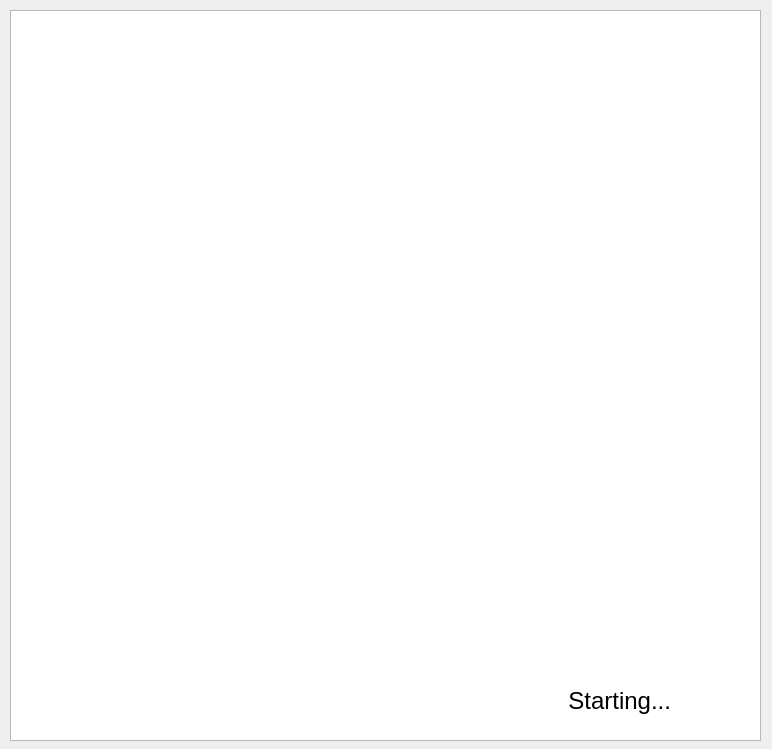
<?xml version="1.0" encoding="UTF-8"?>
<ui version="4.0">
 <class>btParticleShow</class>
 <widget class="QMainWindow" name="btParticleShow">
  <property name="geometry">
   <rect>
    <x>0</x>
    <y>0</y>
    <width>772</width>
    <height>749</height>
   </rect>
  </property>
  <property name="sizePolicy">
   <sizepolicy hsizetype="Fixed" vsizetype="Fixed">
    <horstretch>0</horstretch>
    <verstretch>0</verstretch>
   </sizepolicy>
  </property>
  <property name="maximumSize">
   <size>
    <width>975</width>
    <height>749</height>
   </size>
  </property>
  <property name="mouseTracking">
   <bool>true</bool>
  </property>
  <property name="windowTitle">
   <string>Particle Filter for Sensor-Beacon Pair</string>
  </property>
  <widget class="QWidget" name="centralwidget">
   <widget class="QGraphicsView" name="imageView">
    <property name="geometry">
     <rect>
      <x>10</x>
      <y>10</y>
      <width>751</width>
      <height>731</height>
     </rect>
    </property>
    <property name="sizePolicy">
     <sizepolicy hsizetype="Fixed" vsizetype="Fixed">
      <horstretch>0</horstretch>
      <verstretch>0</verstretch>
     </sizepolicy>
    </property>
    <property name="font">
     <font>
      <pointsize>8</pointsize>
      <kerning>false</kerning>
     </font>
    </property>
    <property name="cursor" stdset="0">
     <cursorShape>CrossCursor</cursorShape>
    </property>
    <property name="frameShadow">
     <enum>QFrame::Sunken</enum>
    </property>
    <property name="verticalScrollBarPolicy">
     <enum>Qt::ScrollBarAlwaysOff</enum>
    </property>
    <property name="horizontalScrollBarPolicy">
     <enum>Qt::ScrollBarAlwaysOff</enum>
    </property>
    <property name="sizeAdjustPolicy">
     <enum>QAbstractScrollArea::AdjustToContentsOnFirstShow</enum>
    </property>
    <property name="alignment">
     <set>Qt::AlignCenter</set>
    </property>
    <property name="transformationAnchor">
     <enum>QGraphicsView::NoAnchor</enum>
    </property>
    <property name="viewportUpdateMode">
     <enum>QGraphicsView::MinimalViewportUpdate</enum>
    </property>
   </widget>
   <widget class="QLabel" name="info">
    <property name="geometry">
     <rect>
      <x>120</x>
      <y>680</y>
      <width>551</width>
      <height>41</height>
     </rect>
    </property>
    <property name="font">
     <font>
      <pointsize>18</pointsize>
     </font>
    </property>
    <property name="text">
     <string>Starting...</string>
    </property>
    <property name="alignment">
     <set>Qt::AlignRight|Qt::AlignTrailing|Qt::AlignVCenter</set>
    </property>
   </widget>
  </widget>
  <action name="actionRead_HST_File">
   <property name="text">
    <string>&amp;Read HST File</string>
   </property>
  </action>
  <action name="actionRead_Directory">
   <property name="text">
    <string>Read &amp;Directory</string>
   </property>
  </action>
  <action name="actionRead_Files">
   <property name="text">
    <string>Read &amp;MBD Files</string>
   </property>
  </action>
  <action name="actionExport_HST_File">
   <property name="text">
    <string>&amp;Export HST File</string>
   </property>
  </action>
  <action name="actionClear_Image">
   <property name="text">
    <string>&amp;Clear Image</string>
   </property>
  </action>
  <action name="actionLoad_Parameters">
   <property name="text">
    <string>Load Parameters</string>
   </property>
  </action>
  <action name="actionLoad_Conversion">
   <property name="text">
    <string>Load Conversion</string>
   </property>
  </action>
  <action name="actionClear_Beacons">
   <property name="text">
    <string>Clear Beacons</string>
   </property>
  </action>
  <action name="actionLoadBeacons">
   <property name="text">
    <string>&amp;Load</string>
   </property>
  </action>
  <action name="actionSaveBeacons">
   <property name="text">
    <string>&amp;Save</string>
   </property>
  </action>
  <action name="actionLoadImage">
   <property name="text">
    <string>&amp;Load</string>
   </property>
  </action>
  <action name="actionClearImage">
   <property name="text">
    <string>&amp;Clear</string>
   </property>
  </action>
  <action name="actionSaveParams">
   <property name="text">
    <string>&amp;Save</string>
   </property>
  </action>
  <action name="actionLoadParams">
   <property name="text">
    <string>&amp;Load</string>
   </property>
  </action>
  <action name="actionLoadConversion">
   <property name="text">
    <string>&amp;Load</string>
   </property>
  </action>
  <action name="actionClearConversion">
   <property name="text">
    <string>&amp;Clear</string>
   </property>
  </action>
  <action name="actionSaveConversion">
   <property name="text">
    <string>&amp;Save</string>
   </property>
  </action>
  <action name="actionRead_Trajectory">
   <property name="text">
    <string>Read Trajectory</string>
   </property>
  </action>
  <action name="actionReadTrajectory">
   <property name="text">
    <string>&amp;Read Trajectory File</string>
   </property>
  </action>
  <action name="actionOverlayTrajectory">
   <property name="text">
    <string>&amp;Overlay Trajectory</string>
   </property>
  </action>
  <action name="actionRemoveTrajectories">
   <property name="text">
    <string>R&amp;emove Trajectories</string>
   </property>
  </action>
  <action name="actionLoadDevices">
   <property name="text">
    <string>&amp;Load</string>
   </property>
  </action>
  <action name="actionRefresh">
   <property name="text">
    <string>&amp;Refresh</string>
   </property>
  </action>
  <action name="actionDelete_Data">
   <property name="text">
    <string>&amp;Delete Data</string>
   </property>
  </action>
 </widget>
 <resources/>
 <connections/>
</ui>
